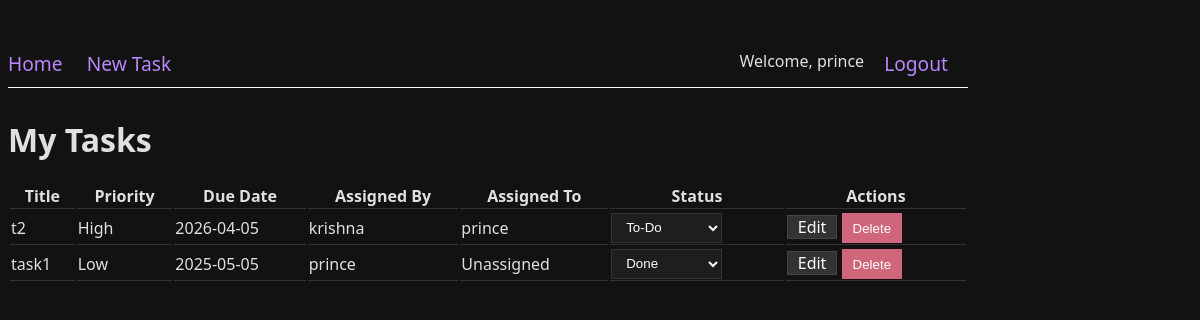
Page / (signed in) on the earlier database version.
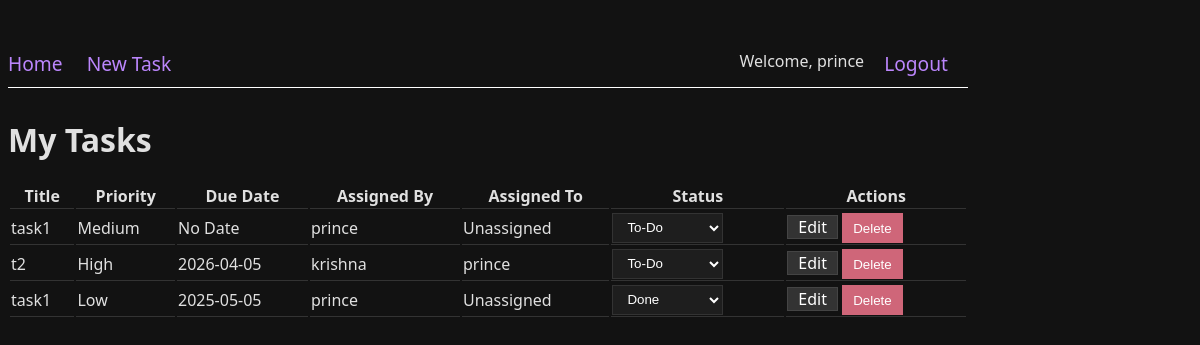
Same page on the later database version.
### models.py (models this page shows, shortened)
class Task(db.Model):
    id = db.Column(db.Integer, primary_key=True)
    title = db.Column(db.String(100), nullable=False)
    description = db.Column(db.Text, nullable=True)
    date_posted = db.Column(db.DateTime, nullable=False, default=datetime.utcnow)
    due_date = db.Column(db.DateTime, nullable=True)
    priority = db.Column(db.String(20), nullable=False, default='Medium') # Low, Medium, High
    status = db.Column(db.String(20), nullable=False, default='To-Do') # To-Do, In Progress, Done, Cancelled
    user_id = db.Column(db.Integer, db.ForeignKey('user.id'), nullable=False)
    assigned_to_id = db.Column(db.Integer, db.ForeignKey('user.id'), nullable=True)
    assigned_to = db.relationship('User', foreign_keys=[assigned_to_id], backref='assigned_tasks', lazy=True)

class User(UserMixin, db.Model):
    id = db.Column(db.Integer, primary_key=True)
    username = db.Column(db.String(150), unique=True, nullable=False)
    email = db.Column(db.String(150), unique=True, nullable=False)
    password_hash = db.Column(db.String(150), nullable=False)
    tasks = db.relationship('Task', foreign_keys='Task.user_id', backref='author', lazy=True)

### app.py (the view)
@app.route('/')
@login_required
def dashboard():
    from sqlalchemy import or_
    tasks = Task.query.filter(or_(Task.user_id == current_user.id, Task.assigned_to_id == current_user.id)).order_by(Task.date_posted.desc()).all()
    return render_template('dashboard.html', tasks=tasks)

### app.py (called while the page is built)
@login_manager.user_loader
def load_user(user_id):
    return User.query.get(int(user_id))

### templates/dashboard.html (shortened to what this page needs)
{% extends "base.html" %}
{% block content %}
<h1>My Tasks</h1>
{% if tasks %}
<table class="u-full-width">
    <thead>
        <tr>
            <th>Title</th>
            <th>Priority</th>
            <th>Due Date</th>
            <th>Assigned By</th>
            <th>Assigned To</th>
            <th>Status</th>
            <th>Actions</th>
        </tr>
    </thead>
    <tbody>
        {% for task in tasks %}
        <tr>
            <td>{{ task.title }}</td>
            <td>{{ task.priority }}</td>
            <td>{{ task.due_date.strftime('%Y-%m-%d') if task.due_date else 'No Date' }}</td>
            <td>{{ task.author.username }}</td>
            <td>{{ task.assigned_to.username if task.assigned_to else 'Unassigned' }}</td>
            <td>
                <form action="{{ url_for('update_task_status', task_id=task.id) }}" method="POST"
                    style="margin-bottom: 0;">
                    <select name="status" onchange="this.form.submit()"
                        style="height: 30px; padding: 0 10px; margin-bottom: 0;">
                        <option value="To-Do" {% if task.status=='To-Do' %}selected{% endif %}>To-Do</option>
                        <option value="Done" {% if task.status=='Done' %}selected{% endif %}>Done</option>
                    </select>
                </form>
            </td>
            <td>
                <a href="{{ url_for('edit_task', task_id=task.id) }}" class="button"
                    style="padding: 0 10px; height: 30px; line-height: 30px; color: #ffffff;">Edit</a>
                <form action="{{ url_for('delete_task', task_id=task.id) }}" method="POST" style="display: inline;"
                    onsubmit="return confirm('Are you sure?');">
                    <button type="submit"
                        style="padding: 0 10px; height: 30px; line-height: 30px; background-color: #cf6679; border-color: #cf6679;">Delete</button>
                </form>
            </td>
        </tr>
        {% endfor %}
    </tbody>
</table>
{% else %}
<p>No tasks found. <a href="{{ url_for('new_task') }}">Create one now!</a></p>
{% endif %}
{% endblock %}

Differences in the rows shown:
added Task: title "task1", priority "Medium", due_date "No Date", author.username "prince", assigned_to "Unassigned", status "To-Do"
